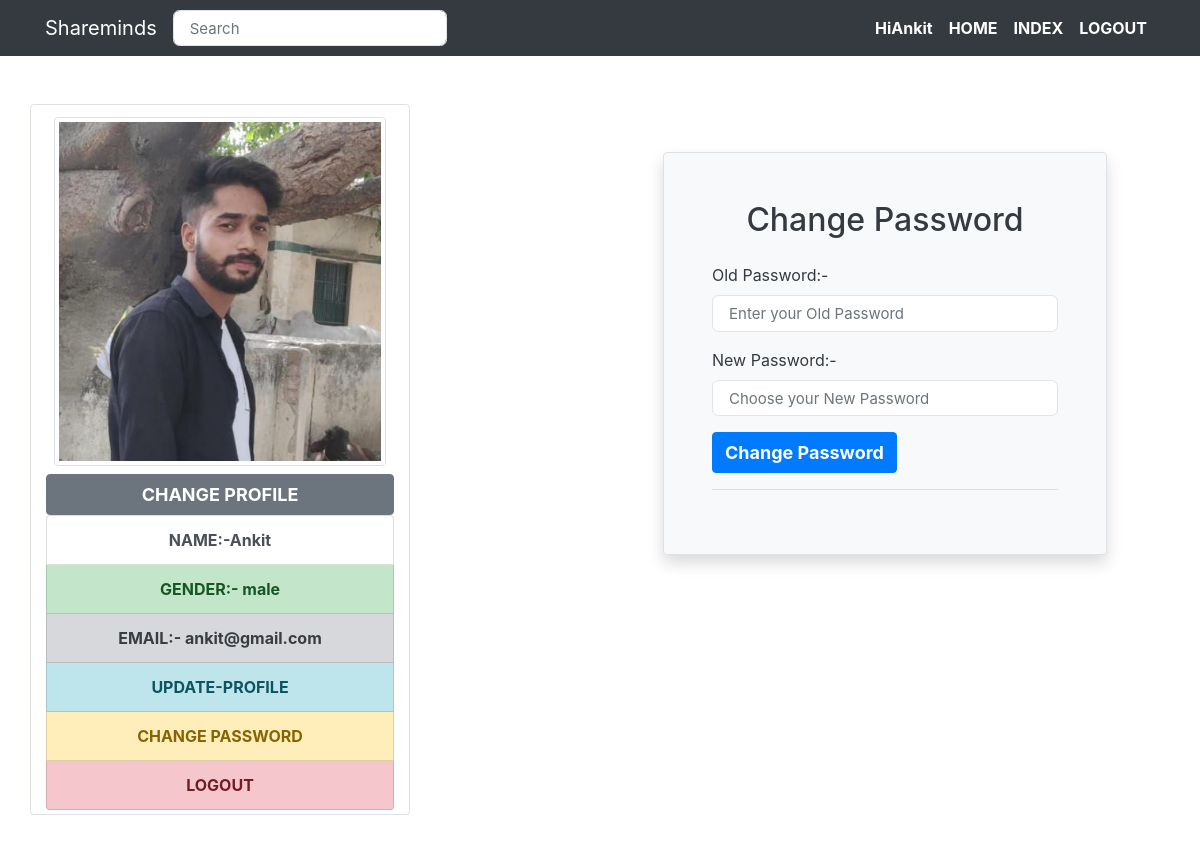
The app's page /changepassword.php (signed in) with its own data.
### tables this page shows
CREATE TABLE `users` (
  `userid` int(8) NOT NULL,
  `name` varchar(50) NOT NULL,
  `email` varchar(50) NOT NULL,
  `mobile` varchar(15) NOT NULL,
  `age` int(200) NOT NULL,
  `gender` varchar(6) NOT NULL,
  `pwd` varchar(20) NOT NULL,
  `dor` date NOT NULL,
  `propic` varchar(255) NOT NULL DEFAULT 'images/user.png'
);

### changepassword.php (the view, shortened to what this page needs)
<?php
	include('config.php');
	$currentuserid=$_SESSION['userwaliid'];
	$sql="SELECT * from `users` where `userid`='$currentuserid'";
	$result=mysqli_query($conn, $sql);
	$userrow=mysqli_fetch_assoc($result);
?>
<!DOCTYPE HTML>
<html lang="en-US">
<head>
    <link rel="stylesheet" href="css/bootstrap.min.css">
    <link rel="stylesheet" href="css/main.css">
</head>
<body class="bg-white">
	<nav class="navbar navbar-expand-lg navbar-light bg-dark">
	  <div class="container">
	  <a class="navbar-brand text-white" href="#">Shareminds</a>
	  <div class="collapse navbar-collapse" id="navbarSupportedContent">
		<div class="form-inline my-2 my-lg-0" style="position:relative;">
		  <input class="form-control mr-sm-2" type="search" id="searchterm" placeholder="Search" aria-label="Search">
		</div>
		<ul class="navbar-nav ml-auto">
			 <li class="nav-item active">
				<a class="nav-link text-white font-weight-bold" href="#" >Hi<?php echo $userrow['name']; ?> <span class="sr-only">(current)</span></a>
			</li>
			<li class="nav-item active">
				<a class="nav-link text-white font-weight-bold" href="home.php" >HOME <span class="sr-only">(current)</span></a>
			</li>
			<li class="nav-item">
				<a class="nav-link text-white font-weight-bold" href="index.php">INDEX</a>
			</li>
			<li class="nav-item">
				<a class="nav-link text-white font-weight-bold" href="logout.php">LOGOUT</a>
			</li>
		 </ul>
	  </div>
	  </div>
	</nav>
	<div class="container my-5">
		<div class="row">
			<div class="col-md-4 img-thumbnail">
				<div class="p-2 text-center">
					<img src="<?php echo $userrow['propic']; ?>" class="img-fluid img-thumbnail">
				</div>
				<button class="btn btn-secondary btn-block" data-toggle="modal" data-target="#changeProPicForm">CHANGE PROFILE</button>
				<div class="list-group">
				  <a href="#" class="list-group-item list-group-item-action">NAME:-<?php echo $userrow['name']; ?></a>
				  <a href="#" class="list-group-item list-group-item-action list-group-item-success">GENDER:- <?php echo $userrow['gender']; ?> </a>
				  <a href="#" class="list-group-item list-group-item-action list-group-item-secondary">EMAIL:- <?php echo $userrow['email']; ?></a>
				  <a href="updateprofile.php" class="list-group-item list-group-item-action list-group-item-info">UPDATE-PROFILE</a>
				  <a href="changepassword.php" class="list-group-item list-group-item-action list-group-item-warning">CHANGE PASSWORD</a>
				  <a href="logout.php" class="list-group-item list-group-item-action list-group-item-danger">LOGOUT</a>
				</div>
			</div>
			<div class="col-md-2"></div>
				<div class="col-md-6">
					<form class="img-thumbnail m-5 p-5 bg-light text-white shadow" action="" method="post" onsubmit="return loginvld();">
						<h2 class="text-center text-bold text-dark mb-4">Change Password</h2>
						<div class="form-group">
							<label class="text-dark" for="exampleInputPassword1">Old Password:-</label>
							<input type="password" class="form-control" name="opwd" placeholder="Enter your Old Password" required>
						</div>
						<div class="form-group">
							<label class="text-dark" for="exampleInputPassword1">New Password:-</label>
							<input type="password" class="form-control" name="npwd" placeholder="Choose your New Password">
						</div>
						<button type="submit" id="cpbtn" name="cpbtn" class="btn btn-primary" value="Submit">Change Password</button>
						<hr>
					</form>
				</div>
			</div>
		</div>
</body>
</html>

### css/main.css (style rules this page uses)
.form-control { display: block; width: 100%; padding: 0.5rem 1rem; font-size: 0.9375rem; font-weight: 400; line-height: 1.5; color: #29292e; background-color: #fff; background-clip: padding-box; border: 1px solid #e1e4e6; -webkit-appearance: none; -moz-appearance: none; appearance: none; border-radius: 0.4rem; -webkit-transition: border-color 0.15s ease-in-out, -webkit-box-shadow 0.15s ease-in-out; transition: border-color 0.15s ease-in-out, -webkit-box-shadow 0.15s ease-in-out; transition: border-color 0.15s ease-in-out, box-shadow 0.15s ease-in-out; transition: border-color 0.15s ease-in-out, box-shadow 0.15s ease-in-out, -webkit-box-shadow 0.15s ease-in-out; }

### changepassword.php (style rules this page uses)
.img-thumbnail button { color:white; font-size:18px; font-weight:bold; }
.list-group a { font-size:16px; font-weight:bold; text-align:center; }

### records on screen
users: name "Ankit", propic (picture), gender "male", email "ankit@gmail.com"
